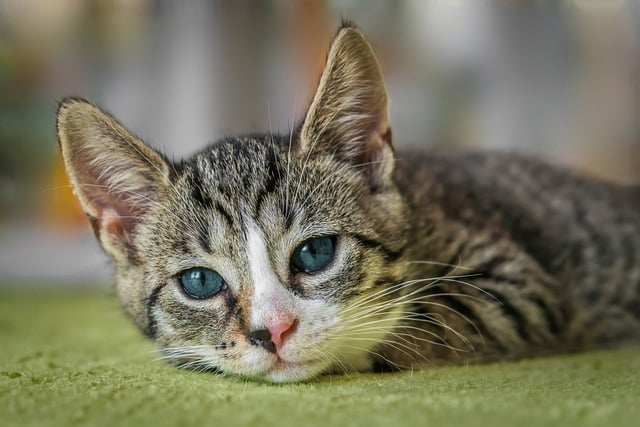
#> input picture Open CV/resources/cat1.jpg, 640 x 427 px, found by its file name
$ python thersholding.py
#> lines starting #> are read from the running program, lines starting #| are printed output that depends on the picture; after the words box and inside, x2 and y2 are one past the last pixel; in counts of white or black regions, pixels touching at a corner belong together
#this is the syntax of thersholding

import cv2
import numpy as np

img = cv2.imread("Open CV\\resources\cat1.jpg")
#> img is the input picture: shape (427, 640, 3); mean B, G, R 93.2, 116.1, 119.1
gray = cv2.cvtColor(img, cv2.COLOR_BGR2GRAY)
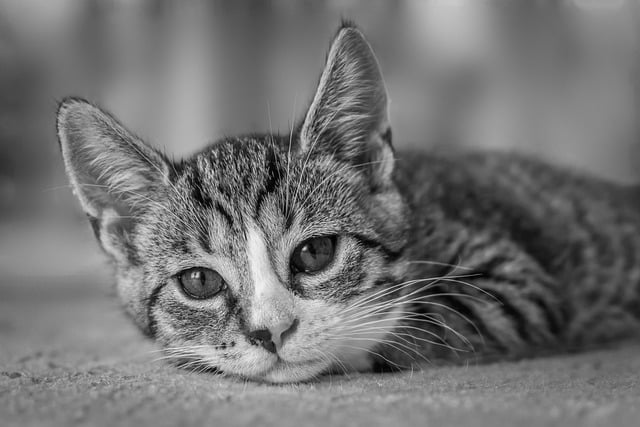
#> gray: shape (427, 640); min 0, max 249, mean 114.4

#simple Thresholding
#thresholding, thresh = cv2.threshold(src, thresh_value, max_value, threshold_type)
thresholding,thresh = cv2.threshold(gray,150,255, cv2.THRESH_BINARY)
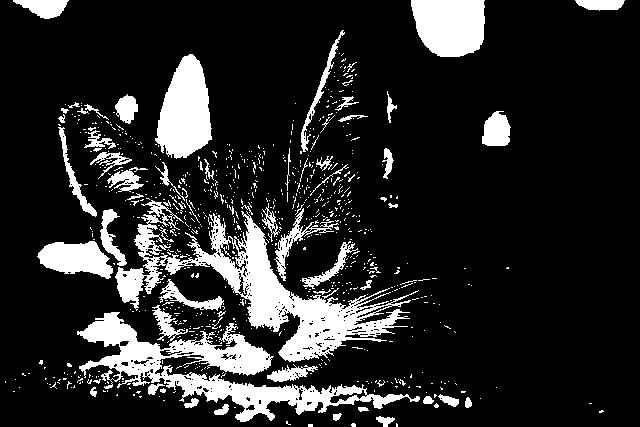
#> thresh: shape (427, 640); 15.9% white; 810 white regions (743 under 20 px), largest, box (x1, y1, x2, y2) and area: (115, 200, 419, 362) 11420, (77, 312, 420, 422) 9600, (155, 54, 212, 159) 4040
cv2.imshow("thresh1",thresh)

#addaptive thersholding
#adaptive_thresholding = cv2.adaptiveThreshold(src, max_value, adaptive_method, threshold_type, block_size, C)
adaptive_thersholding =  cv2.adaptiveThreshold(gray,255, cv2.ADAPTIVE_THRESH_MEAN_C, cv2.THRESH_BINARY_INV, 11, 5)
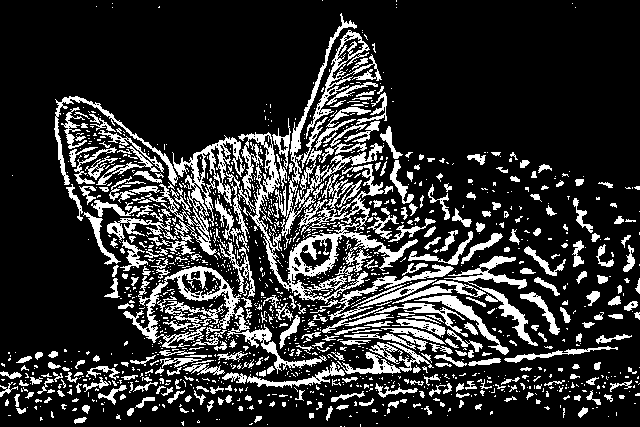
#> adaptive_thersholding: shape (427, 640); 19.3% white; 1391 white regions (1046 under 20 px), largest, box (x1, y1, x2, y2) and area: (238, 132, 418, 304) 5651, (123, 266, 327, 374) 3069, (145, 135, 245, 255) 2751
cv2.imshow("Adaptive", adaptive_thersholding)


cv2.waitKey(0)
cv2.destroyAllWindows()

#Code Breckdown
'''
1)src: The source image, which must be a single-channel grayscale image (e.g., gray in your case).
2)The threshold value: Pixels with intensity values greater than or less than this value will be modified based on the threshold_type.
3)max_value: The value assigned to the output pixels when the condition specified by the threshold_type is met.
4)threshold_type: Determines the type of thresholding to apply. Common options include:
--> cv2.THRESH_BINARY
--> cv2.THRESH_BINARY_INV
--> cv2.THRESH_TRUNC
--> cv2.THRESH_TOZERO
--> cv2.THRESH_TOZERO_INV

*) adaptive Threshold
1) adaptive_method
--> cv2.ADAPTIVE_THRESH_MEAN_C
--> cv2.ADAPTIVE_THRESH_GAUSSIAN_C

'''

$ run again, with Open CV/resources/RGB.jpg copied over Open CV/resources/cat1.jpg
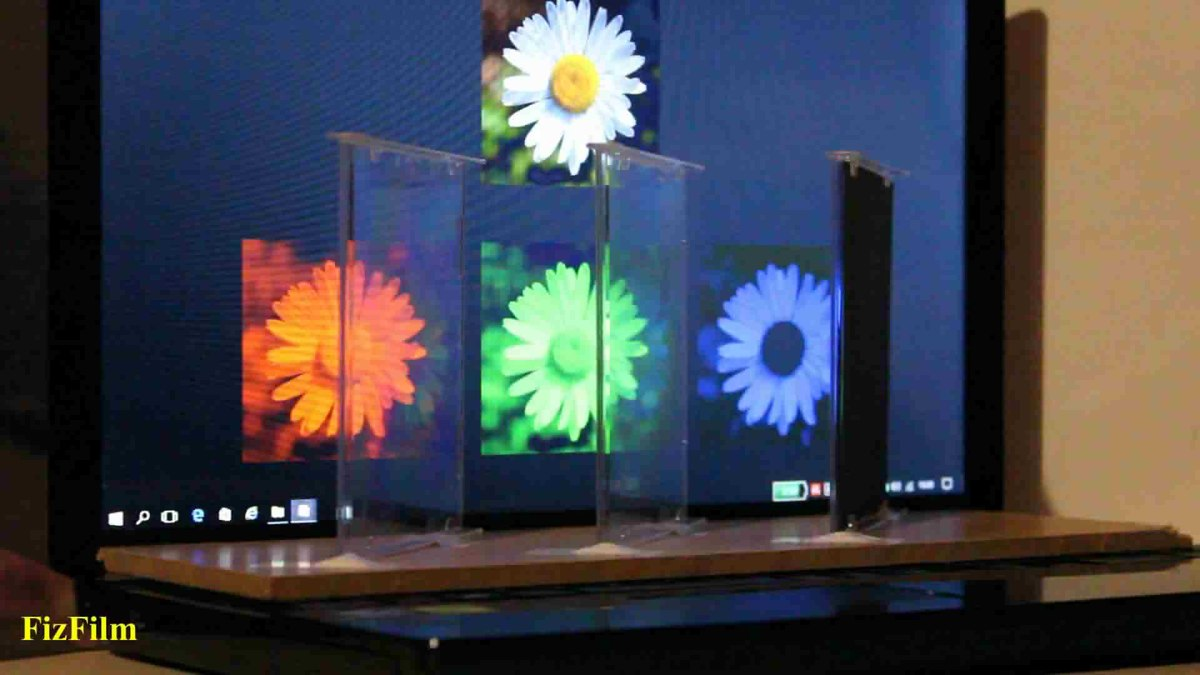
#> input picture Open CV/resources/RGB.jpg, 1200 x 675 px, found by its file name
#> img is the input picture: shape (675, 1200, 3); mean B, G, R 75.8, 68.2, 66.2
#> `thresholding,thresh = cv2.threshold(gray,150,255, cv2.THRESH_BINARY)`:
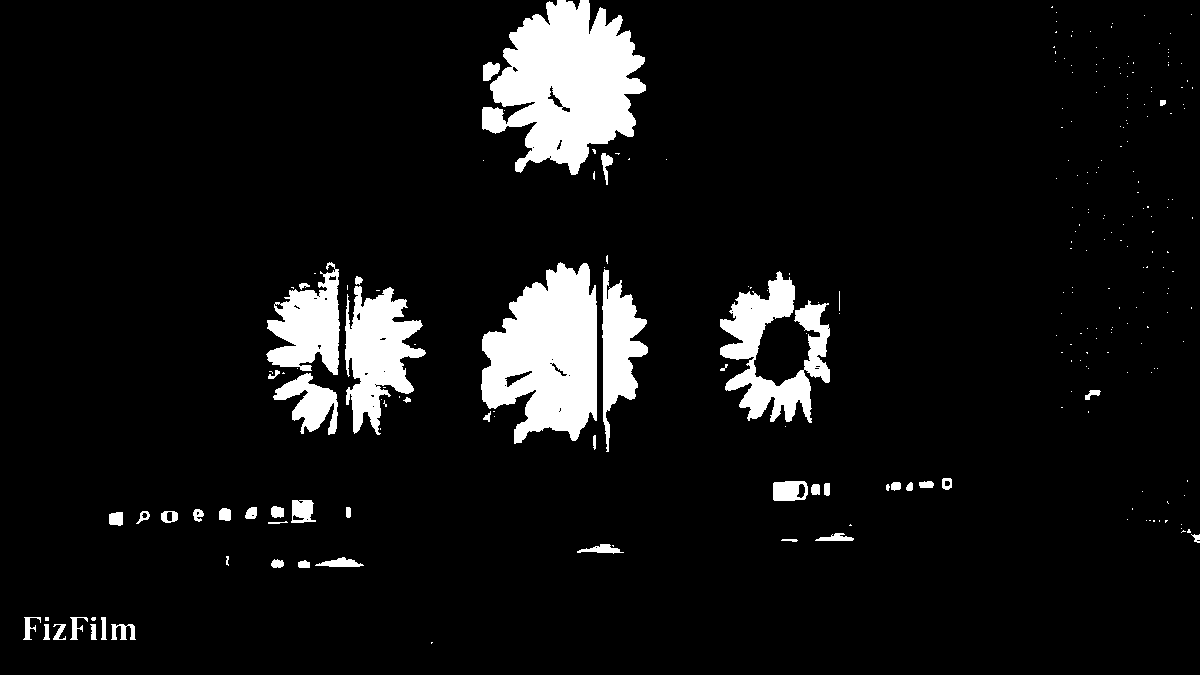
#> thresh: shape (675, 1200); 7.8% white; 244 white regions (192 under 20 px), largest, box (x1, y1, x2, y2) and area: (482, 0, 646, 175) 17722, (481, 262, 597, 444) 14556, (720, 271, 830, 423) 7397
#> `adaptive_thersholding =  cv2.adaptiveThreshold(gray,255, cv2.ADAPTIVE_..`:
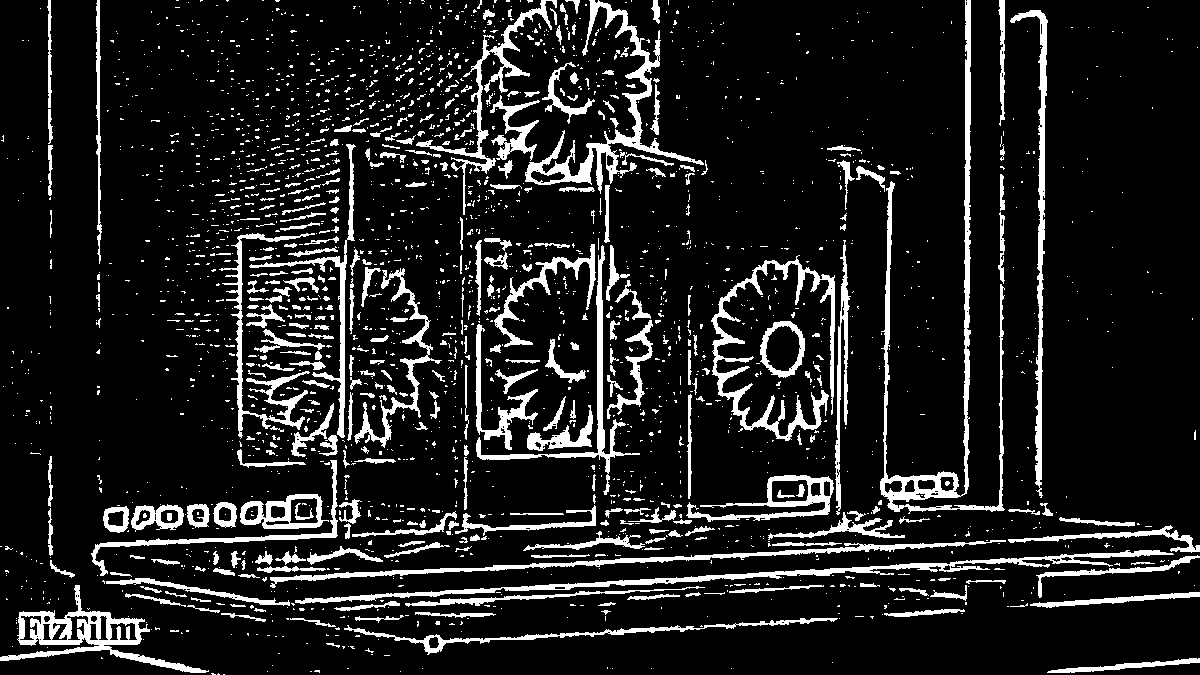
#> adaptive_thersholding: shape (675, 1200); 12% white; 2341 white regions (1973 under 20 px), largest, box (x1, y1, x2, y2) and area: (880, 0, 1005, 514) 5988, (295, 550, 1174, 604) 4360, (525, 0, 704, 194) 4259

$ run again, with Open CV/resources/cars.jpg copied over Open CV/resources/cat1.jpg
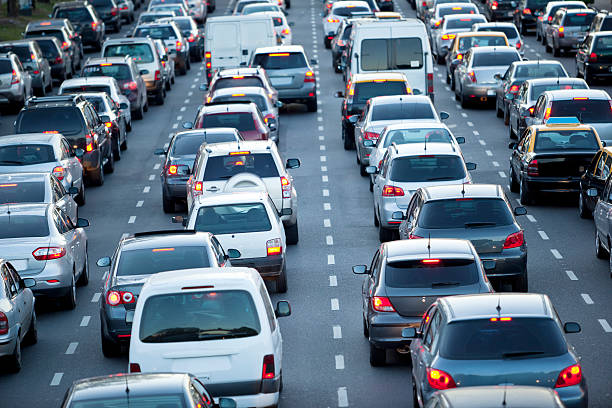
#> input picture Open CV/resources/cars.jpg, 612 x 408 px, found by its file name
#> img is the input picture: shape (408, 612, 3); mean B, G, R 133.4, 115.9, 96.7
#> `thresholding,thresh = cv2.threshold(gray,150,255, cv2.THRESH_BINARY)`:
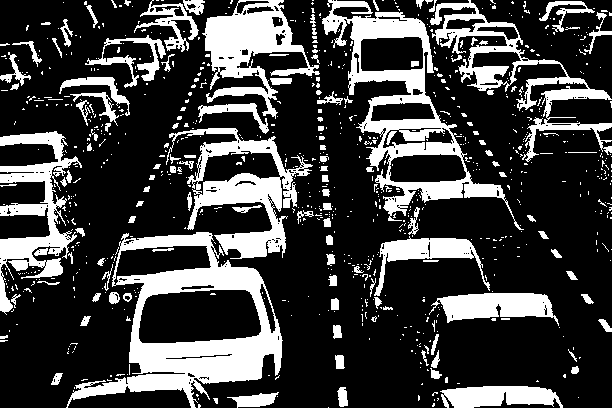
#> thresh: shape (408, 612); 25.4% white; 862 white regions (739 under 20 px), largest, box (x1, y1, x2, y2) and area: (66, 232, 283, 408) 12205, (322, 0, 524, 230) 9272, (166, 128, 313, 259) 6163
#> `adaptive_thersholding =  cv2.adaptiveThreshold(gray,255, cv2.ADAPTIVE_..`:
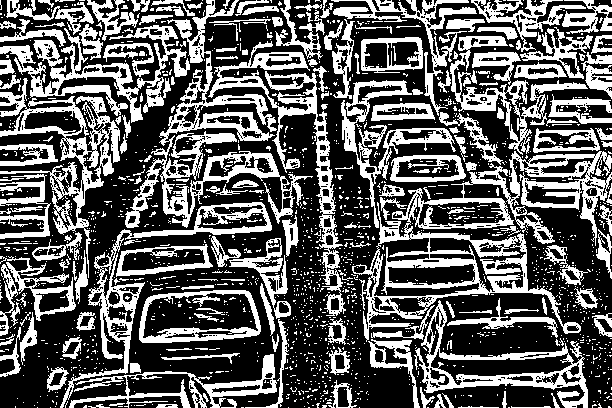
#> adaptive_thersholding: shape (408, 612); 36.8% white; 1662 white regions (1479 under 20 px), largest, box (x1, y1, x2, y2) and area: (352, 151, 612, 342) 11235, (125, 0, 313, 228) 7653, (0, 25, 190, 123) 4736
